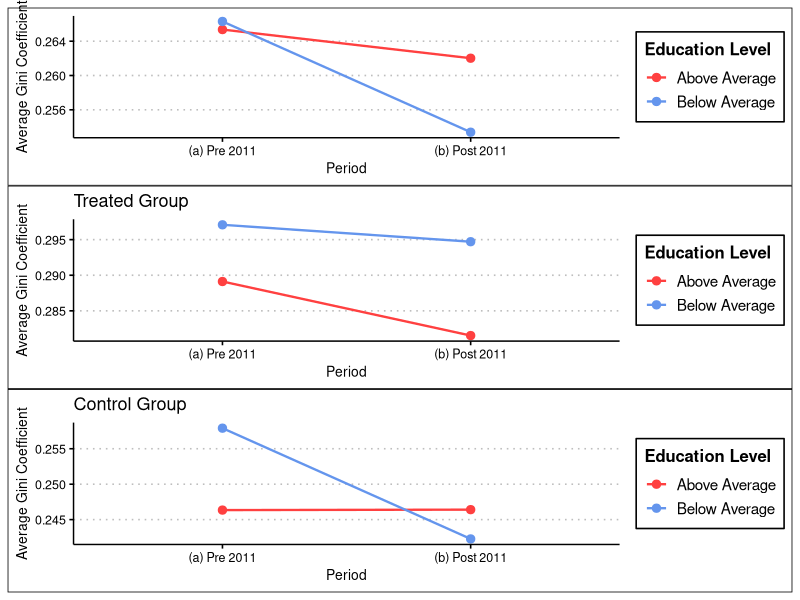
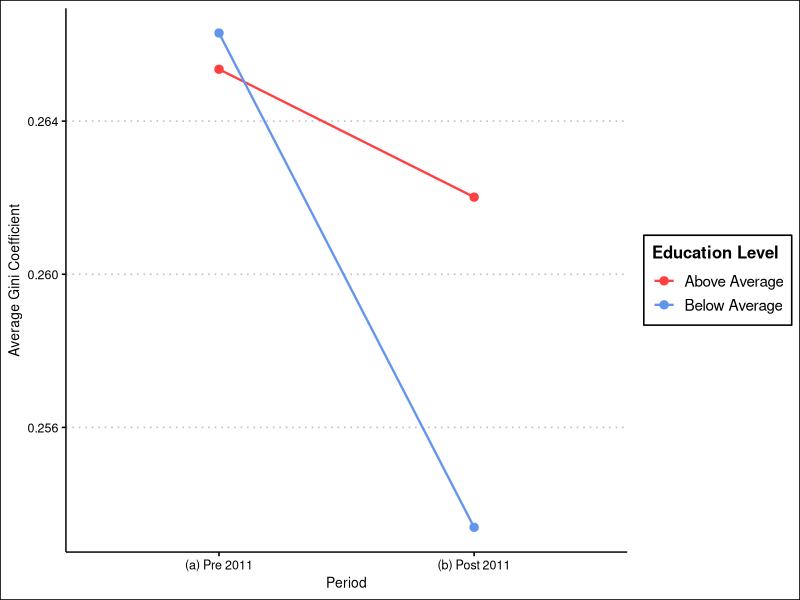
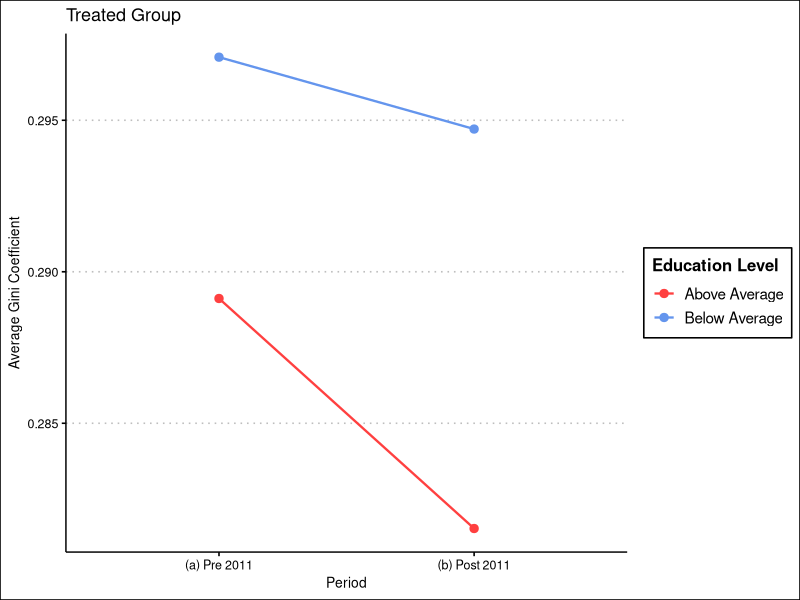
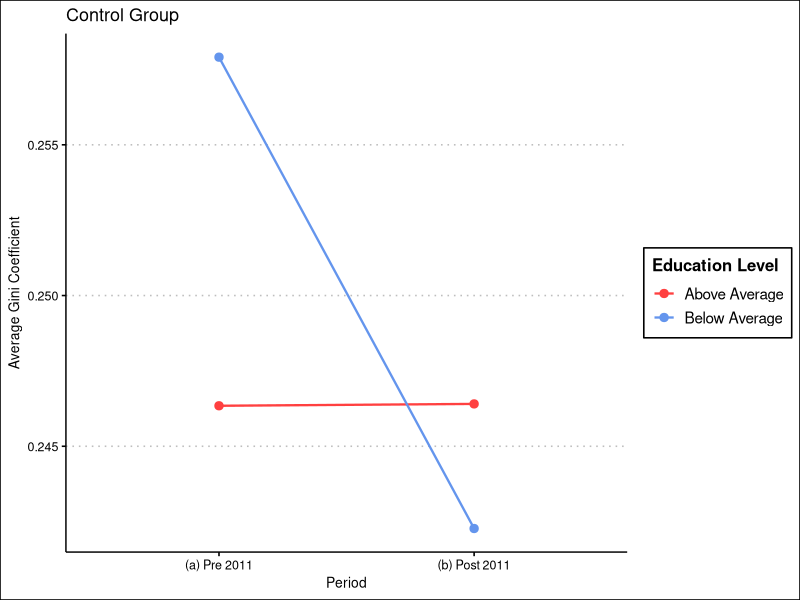
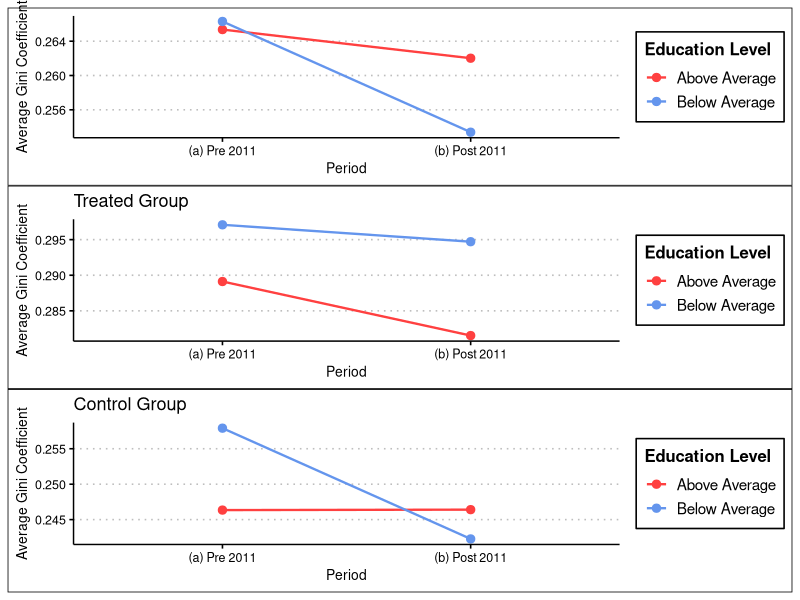

Write the R code that produced these figures, in order.
# Green Gold Script: Education and inequality
# Author: Vidal Mendoza-Tinoco
# Last date modified: 2025-05-01

# Libraries -----
library(dplyr)
library(ggplot2)
library(readxl)
library(readr)
library(scales)
library(ggthemes)
library(patchwork)
library(here)

# Load datasets and cleaning -----
edu <- read_csv(here("data", "df_ed_2005_mun.csv"))
df <- read_csv(here("data", "df_final_general_year.csv"))

## clean names
edu_clean <- edu %>%
  mutate(nom_mun = recode(nom_mun,
                          "Álvaro Obregón" = "Alvaro Obregon",
                          "Apatzingán" = "Apatzingan",
                          "Briseñas" = "Brisenas",
                          "Carácuaro" = "Caracuaro",
                          "Coalcomán de Vázquez Pallares" = "Coalcoman",
                          "Copándaro" = "Copandaro",
                          "Cherán" = "Cheran",
                          "Chucándiro" = "Chucandiro",
                          "Erongarícuaro" = "Erongaricuaro",
                          "Ixtlán" = "Ixtlan",
                          "Jiménez" = "Jimenez",
                          "Juárez" = "Juarez",
                          "Maravatío" = "Maravatio",
                          "Lázaro Cárdenas" = "Lazaro Cardenas",
                          "Múgica" = "Mugica",
                          "Nocupétaro" = "Nocupetaro",
                          "Numarán" = "Numaran",
                          "Pajacuarán" = "Pajacuaran",
                          "Panindícuaro" = "Panindicuaro",
                          "Parácuaro" = "Paracuaro",
                          "Pátzcuaro" = "Patzcuaro",
                          "Peribán" = "Periban",
                          "Purépero" = "Purepero",
                          "Puruándiro" = "Puruandiro",
                          "Queréndaro" = "Querendaro",
                          "Cojumatlán de Régules" = "Cojumatlan de Regules",
                          "Tacámbaro" = "Tacambaro",
                          "Tancítaro" = "Tancitaro",
                          "Tangancícuaro" = "Tangancicuaro",
                          "Tarímbaro" = "Tarimbaro",
                          "Tingüindín" = "Tinguindin",
                          "Tiquicheo de Nicolás Romero" = "Tiquicheo",
                          "Tumbiscatío" = "Tumbiscatio",
                          "Yurécuaro" = "Yurecuaro",
                          "Zináparo" = "Zinaparo",
                          "Zinapécuaro" = "Zinapecuaro",
                          "Zitácuaro" = "Zitacuaro",
                          "José Sixto Verduzco" = "Jose Sixto Verduzco"
  ))

## Merge with main panel
df_merged <- left_join(df, edu_clean, by = c("mun" = "nom_mun")) %>%
  mutate(mun = factor(mun))

# Plots -----

## Create plotting function
make_dd_data <- function(df_group) {
  df_group %>%
    mutate(
      Education = factor(ifelse(upper == 1, "Above Average", "Below Average")),
      Period = factor(ifelse(pto == 1, "(b) Post 2011", "(a) Pre 2011"))
    ) %>%
    group_by(Education, Period) %>%
    summarise(
      mean_gini = mean(gini_mean),
      se_gini = sd(gini_mean, na.rm = TRUE) / sqrt(n()),
      upper = mean_gini + 1.96 * se_gini,
      lower = mean_gini - 1.96 * se_gini,
      .groups = "drop"
    )
}

make_dd_plot <- function(data, subtitle = NULL) {
  ggplot(data, aes(x = Period, y = mean_gini, color = Education)) +
    geom_point(size = 2.5) +
    geom_line(aes(group = Education), linewidth = 0.8) +
    scale_color_manual(values = c("brown1", "cornflowerblue")) +
    labs(
      subtitle = subtitle,
      x = "Period",
      y = "Average Gini Coefficient",
      color = "Education Level"
    ) +
    theme_clean()
}

## Generate plots
dd_all <- make_dd_data(df_merged)
dd_trat <- make_dd_data(df_merged %>% filter(trat_2 == 1))
dd_ctrl <- make_dd_data(df_merged %>% filter(trat_2 == 0))

plot_all <- make_dd_plot(dd_all)
plot_trat <- make_dd_plot(dd_trat, subtitle = "Treated Group")
plot_ctrl <- make_dd_plot(dd_ctrl, subtitle = "Control Group")

ggsave("ddplot_ed.png", plot_all, path = "plots", dpi = "retina", width = 7, height = 3.5)
ggsave("ddplot_ed_trat.png", plot_trat, path = "plots", dpi = "retina", width = 7, height = 3.5)
ggsave("ddplot_ed_control.png", plot_ctrl, path = "plots", dpi = "retina", width = 7, height = 3.5)

combined_plot <- plot_all / plot_trat / plot_ctrl
combined_plot

ggsave("edu_dd_plots_atc.png", combined_plot, path = "plots", dpi = "retina", width = 7, height = 7)
